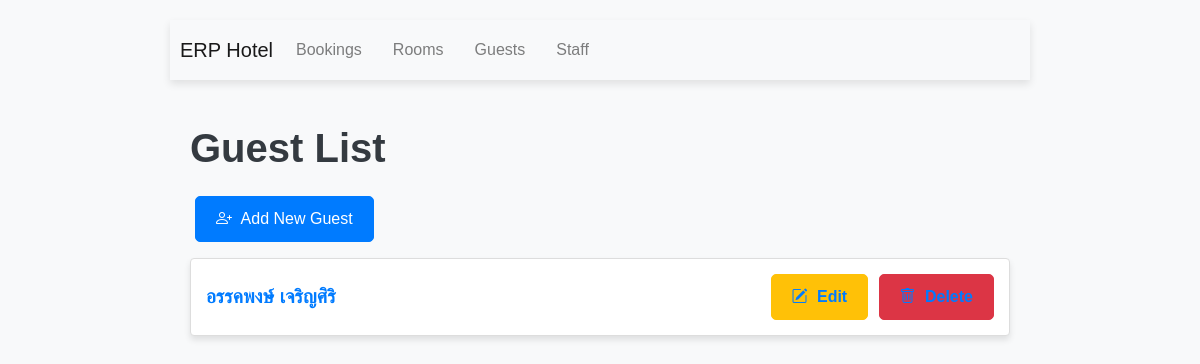
Page /guests/ on the earlier database version.
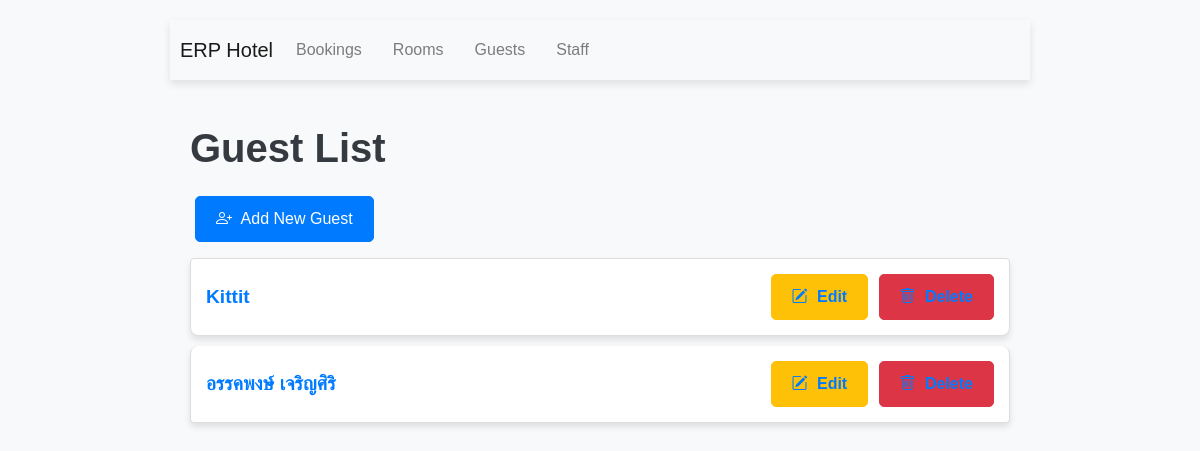
Same page on the later database version.
### guests/models.py (models this page shows, shortened)
class Guest(models.Model):
    full_name = models.CharField(max_length=255, verbose_name=_("ชื่อเต็ม"), help_text=_("ชื่อเต็มของลูกค้า"))
    email = models.EmailField(unique=True, verbose_name=_("อีเมล"), help_text=_("อีเมลที่ใช้ในการติดต่อหรือทำการจอง"))
    phone = models.CharField(max_length=15, verbose_name=_("เบอร์โทรศัพท์"), help_text=_("หมายเลขโทรศัพท์ของลูกค้า"))
    id_card_number = models.CharField(max_length=13, unique=True, null=True, blank=True, verbose_name=_("เลขบัตรประชาชน"), help_text=_("หมายเลขบัตรประชาชนของลูกค้า"))
    address = models.TextField(null=True, blank=True, verbose_name=_("ที่อยู่"), help_text=_("ที่อยู่ของลูกค้า (อาจจะเป็นที่อยู่สำหรับการจัดส่งเอกสารหรือการเช็คอิน)"))
    created_at = models.DateTimeField(auto_now_add=True, verbose_name=_("สร้างเมื่อ"), help_text=_("วันที่และเวลาที่ลูกค้าถูกบันทึกเข้าระบบ"))
    updated_at = models.DateTimeField(auto_now=True, verbose_name=_("แก้ไขเมื่อ"), help_text=_("วันที่และเวลาที่ข้อมูลของลูกค้าถูกแก้ไขล่าสุด"))
    history = HistoricalRecords()
    class Meta:
        verbose_name = _("ลูกค้า")
        verbose_name_plural = _("ลูกค้า")
        ordering = ["full_name"]
        indexes = [models.Index(fields=["email"]), models.Index(fields=["phone"])]

### guests/views.py (the view)
# urls.py: path('guests/', views.guest_list, name='guest_list'),
def guest_list(request):
    guests = Guest.objects.all()
    return render(request, 'guest_list.html', {'guests': guests})

### guests/templates/guest_list.html (shortened to what this page needs)
{% extends 'base_generic.html' %}
{% load static %}
{% block content %}
    <link rel="stylesheet" href="{% static 'css/guest_list.css' %}">
    <div class="container mt-4">
        <h1 class="mb-4">Guest List</h1>
        <a href="{% url 'guest_create' %}" class="btn btn-primary mb-3">
            <i class="bi bi-person-plus"></i> Add New Guest
        </a>
        <ul class="list-group">
            {% for guest in guests %}
                <li class="list-group-item d-flex justify-content-between align-items-center">
                    <a href="{% url 'guest_detail' pk=guest.pk %}" class="text-decoration-none">
                        {{ guest.full_name }}
                    </a>
                    <span>
                        <a href="{% url 'guest_edit' pk=guest.pk %}" class="btn btn-warning btn-sm">
                            <i class="bi bi-pencil-square"></i> Edit
                        </a>
                        <a href="{% url 'guest_delete' pk=guest.pk %}" class="btn btn-danger btn-sm">
                            <i class="bi bi-trash"></i> Delete
                        </a>
                    </span>
                </li>
            {% endfor %}
        </ul>
    </div>
{% endblock %}

Differences in the rows shown:
added Guest: full_name "Kittit"
